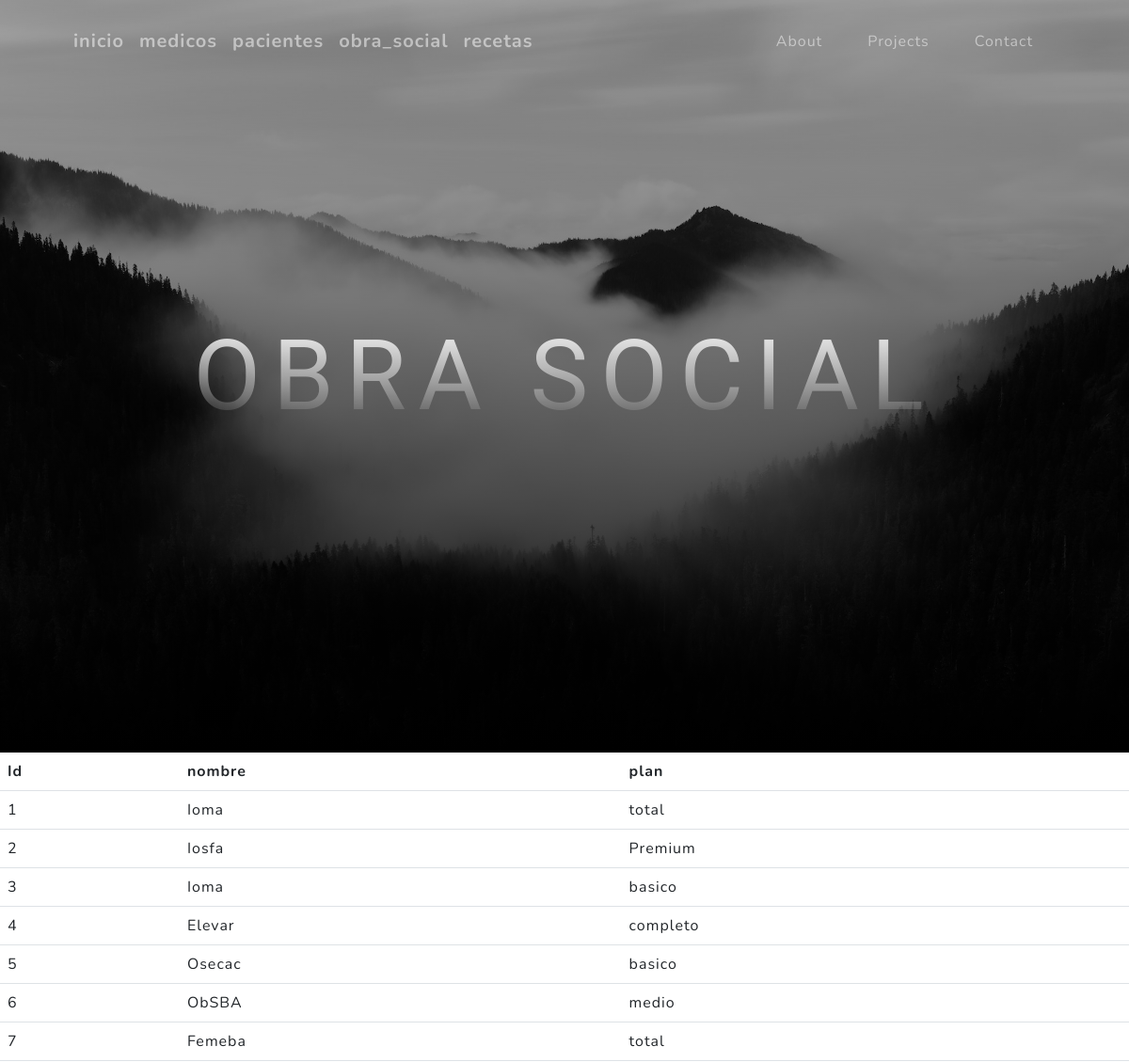
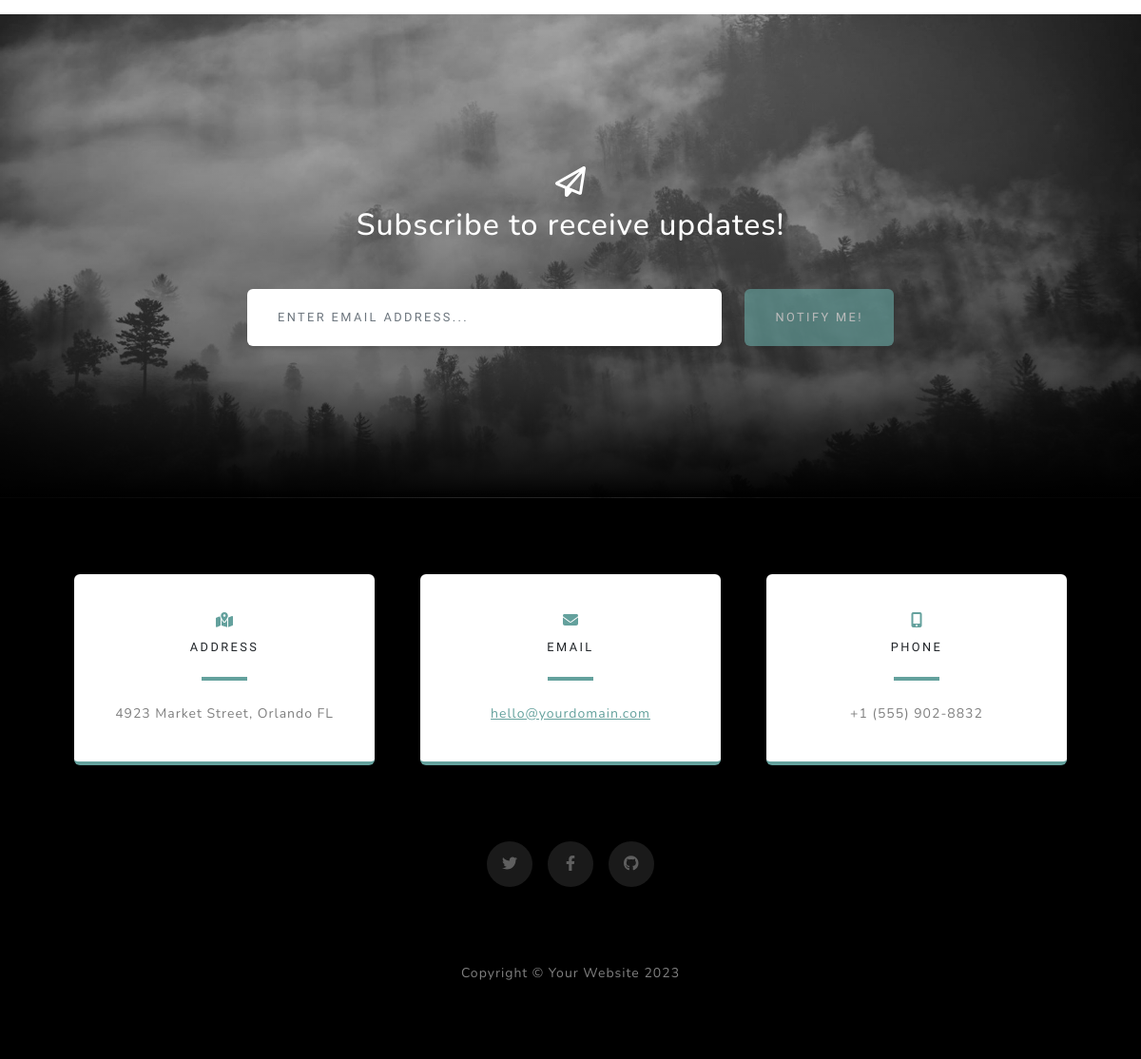
The page /hospital/obras_sociales/ on the database its author committed (2 pictures, top to bottom).
### app/models.py (models this page shows)
class obra_social (models.Model):
    nombre = models.CharField(max_length=40)
    plan = models.CharField(max_length=40)

### app/views.py (the view)
# urls.py: path("obras_sociales/", obra, name= "obra_social"),
def obra(request,):
    contexto = {'obra': obra_social.objects.all()}
    return render (request,"obra.html", contexto)

### app/templates/obra.html
{% extends "index.html" %}
{% block titulo %}
<h1 class="mx-auto my-0 text-uppercase"> Obra social </h1>
{%  endblock titulo %}
{% block contenido %}
    <table class="table">
        <thread>
            <tr>
                <th>Id</th>
                <th>nombre</th>
                <th>plan</th>
            </tr>
        </thread>
        <tbody>
        {% for c in obra %}
            <tr>
                <td>{{ c.id }}</td>
                <td>{{ c.nombre }}</td>
                <td>{{ c.plan }}</td>
            </tr>
        {% endfor %}
        </tbody>
    </table>
{%  endblock contenido %}

### app/templates/index.html (shortened to what this page needs)
<!DOCTYPE html>
<html lang="en">
    <head>
        {% load static %}
        <link href="{% static 'css/styles.css' %}" rel="stylesheet" />
    </head>
    <body id="page-top">
        <nav class="navbar navbar-expand-lg navbar-light fixed-top" id="mainNav">
            <div class="container px-4 px-lg-5">
                <a class="navbar-brand" href="{% url 'inicio' %}"> inicio</a>
                <a class="navbar-brand" href="{% url 'medicos' %}"> medicos </a>
                <a class="navbar-brand" href="{% url 'pacientes' %}"> pacientes </a>
                <a class="navbar-brand" href="{% url 'obra_social' %}"> obra_social</a>
                <a class="navbar-brand" href="{% url 'recetas' %}"> recetas </a>
                <div class="collapse navbar-collapse" id="navbarResponsive">
                    <ul class="navbar-nav ms-auto">
                        <li class="nav-item"><a class="nav-link" href="#about">About</a></li>
                        <li class="nav-item"><a class="nav-link" href="#projects">Projects</a></li>
                        <li class="nav-item"><a class="nav-link" href="#signup">Contact</a></li>
                    </ul>
                </div>
            </div>
        </nav>
        <header class="masthead">
            <div class="container px-4 px-lg-5 d-flex h-100 align-items-center justify-content-center">
                <div class="d-flex justify-content-center">
                    <div class="text-center">
                    {% block titulo %}{%  endblock titulo %}
                    </div>
                </div>
            </div>
        </header>
        {% block contenido %}
        {%  endblock contenido %}
        <section class="signup-section" id="signup">
            <div class="container px-4 px-lg-5">
                <div class="row gx-4 gx-lg-5">
                    <div class="col-md-10 col-lg-8 mx-auto text-center">
                        <i class="far fa-paper-plane fa-2x mb-2 text-white"></i>
                        <h2 class="text-white mb-5">Subscribe to receive updates!</h2>
                        <form class="form-signup" id="contactForm" data-sb-form-api-token="API_TOKEN">
                            <div class="row input-group-newsletter">
                                <div class="col"><input class="form-control" id="emailAddress" type="email" placeholder="Enter email address..." aria-label="Enter email address..." data-sb-validations="required,email" /></div>
                                <div class="col-auto"><button class="btn btn-primary disabled" id="submitButton" type="submit">Notify Me!</button></div>
                            </div>
                        </form>
                    </div>
                </div>
            </div>
        </section>
        <section class="contact-section bg-black">
            <div class="container px-4 px-lg-5">
                <div class="row gx-4 gx-lg-5">
                    <div class="col-md-4 mb-3 mb-md-0">
                        <div class="card py-4 h-100">
                            <div class="card-body text-center">
                                <i class="fas fa-map-marked-alt text-primary mb-2"></i>
                                <h4 class="text-uppercase m-0">Address</h4>
                                <hr class="my-4 mx-auto" />
                                <div class="small text-black-50">4923 Market Street, Orlando FL</div>
                            </div>
                        </div>
                    </div>
                    <div class="col-md-4 mb-3 mb-md-0">
                        <div class="card py-4 h-100">
                            <div class="card-body text-center">
                                <i class="fas fa-envelope text-primary mb-2"></i>
                                <h4 class="text-uppercase m-0">Email</h4>
                                <hr class="my-4 mx-auto" />
                                <div class="small text-black-50"><a href="#!">hello@yourdomain.com</a></div>
                            </div>
                        </div>
                    </div>
                    <div class="col-md-4 mb-3 mb-md-0">
                        <div class="card py-4 h-100">
                            <div class="card-body text-center">
                                <i class="fas fa-mobile-alt text-primary mb-2"></i>
                                <h4 class="text-uppercase m-0">Phone</h4>
                                <hr class="my-4 mx-auto" />
                                <div class="small text-black-50">+1 (555) 902-8832</div>
                            </div>
                        </div>
                    </div>
                </div>
                <div class="social d-flex justify-content-center">
                    <a class="mx-2" href="#!"><i class="fab fa-twitter"></i></a>
                    <a class="mx-2" href="#!"><i class="fab fa-facebook-f"></i></a>
                    <a class="mx-2" href="#!"><i class="fab fa-github"></i></a>
                </div>
            </div>
        </section>
        <footer class="footer bg-black small text-center text-white-50"><div class="container px-4 px-lg-5">Copyright &copy; Your Website 2023</div></footer>
    </body>
</html>

### rows shown on the page
obra_social: id "1", nombre "Ioma", plan "total"
obra_social: id "2", nombre "Iosfa", plan "Premium"
obra_social: id "3", nombre "Ioma", plan "basico"
obra_social: id "4", nombre "Elevar", plan "completo"
obra_social: id "5", nombre "Osecac", plan "basico"
obra_social: id "6", nombre "ObSBA", plan "medio"
obra_social: id "7", nombre "Femeba", plan "total"
